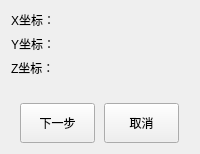
      <widget class="QWidget" name="page_5">
       <layout class="QGridLayout" name="gridLayout_9">
        <item row="0" column="0">
         <widget class="QLabel" name="label_33">
          <property name="maximumSize">
           <size>
            <width>50</width>
            <height>20</height>
           </size>
          </property>
          <property name="text">
           <string>X坐标：</string>
          </property>
         </widget>
        </item>
        <item row="0" column="1">
         <widget class="QLabel" name="WireCutStartX">
          <property name="sizePolicy">
           <sizepolicy hsizetype="Expanding" vsizetype="Preferred">
            <horstretch>0</horstretch>
            <verstretch>0</verstretch>
           </sizepolicy>
          </property>
          <property name="maximumSize">
           <size>
            <width>16777215</width>
            <height>20</height>
           </size>
          </property>
          <property name="text">
           <string/>
          </property>
         </widget>
        </item>
        <item row="1" column="0">
         <widget class="QLabel" name="label_31">
          <property name="text">
           <string>Y坐标：</string>
          </property>
         </widget>
        </item>
        <item row="1" column="1">
         <widget class="QLabel" name="WireCutStartY">
          <property name="sizePolicy">
           <sizepolicy hsizetype="Expanding" vsizetype="Preferred">
            <horstretch>0</horstretch>
            <verstretch>0</verstretch>
           </sizepolicy>
          </property>
          <property name="maximumSize">
           <size>
            <width>16777215</width>
            <height>20</height>
           </size>
          </property>
          <property name="text">
           <string/>
          </property>
         </widget>
        </item>
        <item row="2" column="0">
         <widget class="QLabel" name="label_32">
          <property name="text">
           <string>Z坐标：</string>
          </property>
         </widget>
        </item>
        <item row="2" column="1">
         <widget class="QLabel" name="WireCutStartZ">
          <property name="maximumSize">
           <size>
            <width>16777215</width>
            <height>20</height>
           </size>
          </property>
          <property name="text">
           <string/>
          </property>
         </widget>
        </item>
        <item row="3" column="0">
         <widget class="QLabel" name="label_5">
          <property name="text">
           <string/>
          </property>
         </widget>
        </item>
        <item row="4" column="0" colspan="2">
         <widget class="QWidget" name="widget_4" native="true">
          <property name="maximumSize">
           <size>
            <width>16777215</width>
            <height>50</height>
           </size>
          </property>
          <layout class="QHBoxLayout" name="horizontalLayout_4">
           <property name="spacing">
            <number>0</number>
           </property>
           <property name="margin">
            <number>0</number>
           </property>
           <item>
            <widget class="QPushButton" name="pushButton_10">
             <property name="minimumSize">
              <size>
               <width>75</width>
               <height>40</height>
              </size>
             </property>
             <property name="maximumSize">
              <size>
               <width>75</width>
               <height>40</height>
              </size>
             </property>
             <property name="text">
              <string>下一步</string>
             </property>
            </widget>
           </item>
           <item>
            <widget class="QPushButton" name="pushButton_11">
             <property name="minimumSize">
              <size>
               <width>75</width>
               <height>40</height>
              </size>
             </property>
             <property name="maximumSize">
              <size>
               <width>75</width>
               <height>40</height>
              </size>
             </property>
             <property name="text">
              <string>取消</string>
             </property>
            </widget>
           </item>
          </layout>
         </widget>
        </item>
       </layout>
      </widget>
